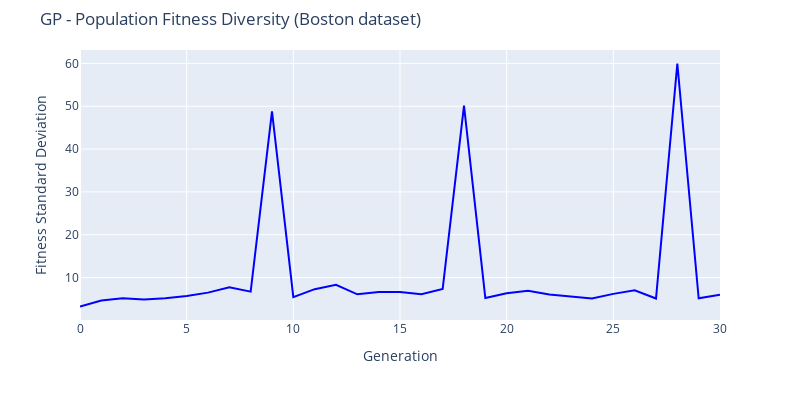

Write notebook code for a chart like this one.
### Code cell
fig = go.Figure()
fig.add_trace(go.Scatter(y=pd.read_csv(LOG_PATH, header=None).iloc[:,11].values, 
                         mode='lines', name='Train', line=dict(color=train_color)))
fig.update_layout(
    height=400, width=800, 
    margin=dict(t=50),
    yaxis_range=[0,None],
    title_text='GP - Population Fitness Diversity ('+DATASET_NAME+' dataset)',
    xaxis_title='Generation', yaxis_title='Fitness Standard Deviation'
)
fig.show()

### Figure 1 — Plotly figure (JSON) as saved in the notebook; plotly's stock layout.template omitted (floating-point values rounded to 4 significant figures)
{"data": [{"line": {"color": "blue"}, "mode": "lines", "name": "Train", "type": "scatter", "y": [3.237, 4.656, 5.145, 4.885, 5.138, 5.672, 6.473, 7.748, 6.71, 48.82, 5.418, 7.282, 8.318, 6.075, 6.607, 6.598, 6.119, 7.358, 50.14, 5.205, 6.311, 6.891, 6.034, 5.571, 5.113, 6.189, 7.045, 5.113, 59.98, 5.138, 5.973]}], "layout": {"height": 400, "margin": {"t": 50}, "title": {"text": "GP - Population Fitness Diversity (Boston dataset)"}, "width": 800, "xaxis": {"title": {"text": "Generation"}}, "yaxis": {"range": [0, null], "title": {"text": "Fitness Standard Deviation"}}}}
